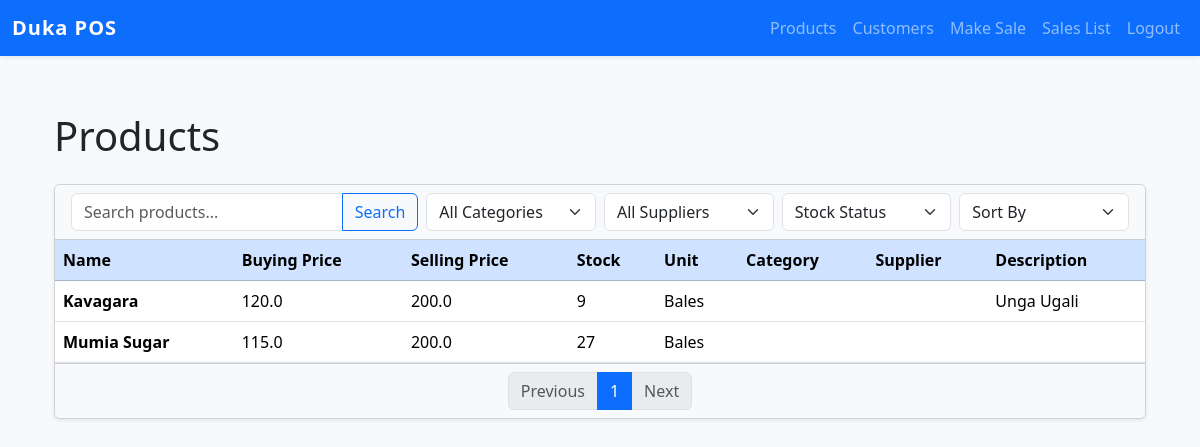
The page /products (signed in) on the database its author committed.
### models.py (models this page shows, shortened)
class Product(db.Model):
    id = db.Column(db.Integer, primary_key=True)
    name = db.Column(db.String(100), nullable=False)
    buying_price = db.Column(db.Float, nullable=False, default=0.0)
    selling_price = db.Column(db.Float, nullable=False, default=0.0)
    stock = db.Column(db.Integer, nullable=False)
    unit = db.Column(db.String(50))
    category_id = db.Column(db.Integer, db.ForeignKey('category.id'))
    supplier_id = db.Column(db.Integer, db.ForeignKey('supplier.id'))
    image = db.Column(db.String(200))
    barcode = db.Column(db.String(100))
    description = db.Column(db.Text)
    histories = db.relationship('ProductHistory', backref='product', lazy=True)

### app.py (the view)
@app.route('/products', methods=['GET', 'POST'])
@login_required()
def products_page():
    can_edit = session.get('role') == 'admin'
    search = request.args.get('search', '')
    category_id = request.args.get('category', type=int)
    supplier_id = request.args.get('supplier', type=int)
    stock_status = request.args.get('stock_status', '')
    sort = request.args.get('sort', '')
    page = request.args.get('page', 1, type=int)
    per_page = 10
    query = Product.query
    if search:
        query = query.filter(
            (Product.name.ilike(f'%{search}%')) |
            (Product.barcode.ilike(f'%{search}%')) |
            (Product.description.ilike(f'%{search}%'))
        )
    if category_id:
        query = query.filter(Product.category_id == category_id)
    if supplier_id:
        query = query.filter(Product.supplier_id == supplier_id)
    if stock_status == 'low':
        query = query.filter(Product.stock < 5)
    elif stock_status == 'out':
        query = query.filter(Product.stock == 0)
    if sort == 'name':
        query = query.order_by(Product.name)
    elif sort == 'price':
        query = query.order_by(Product.selling_price)
    elif sort == 'stock':
        query = query.order_by(Product.stock)
    products = query.paginate(page=page, per_page=per_page)
    categories = Category.query.all()
    suppliers = Supplier.query.all()
    units = ['KGs', 'Grams', 'Liters', 'Milliliters', 'Pieces', 'Bales', 'Packs', 'Boxes', 'Cartons', 'Dozens', 'Meters', 'Rolls', 'Bottles', 'Bags', 'Trays']
    return render_template('products.html',
        products=products,
        categories=categories,
        suppliers=suppliers,
        units=units,
        can_edit=can_edit,
        search=search,
        category_id=category_id,
        supplier_id=supplier_id,
        stock_status=stock_status,
        sort=sort,
        threshold=5  # For low stock badge
    )

### app.py (called while the page is built)
def login_required(role=None):
    def decorator(f):
        from functools import wraps
        @wraps(f)
        def decorated_function(*args, **kwargs):
            if 'user_id' not in session:
                return redirect(url_for('login'))
            if role and session.get('role') != role:
                flash('You do not have permission to access this page.', 'danger')
                return redirect(url_for('home'))
            return f(*args, **kwargs)
        return decorated_function
    return decorator

### templates/products.html (shortened to what this page needs)
{% extends "base.html" %}
{% block content %}
<div class="container-fluid">
    <div class="d-flex justify-content-between align-items-center mb-4 flex-wrap">
        <h1 class="mb-0">Products</h1>
    </div>
    <div class="card shadow-sm mb-4">
        <div class="card-header bg-light sticky-top">
            <form class="row g-2 align-items-center" method="get">
                <div class="col-md-4">
                    <div class="input-group">
                        <input type="text" class="form-control" name="search" placeholder="Search products..." value="{{ search }}">
                        <button type="submit" class="btn btn-outline-primary"> Search</button>
                    </div>
                </div>
                <div class="col-md-2">
                    <select class="form-select" name="category">
                        <option value="">All Categories</option>
                    </select>
                </div>
                <div class="col-md-2">
                    <select class="form-select" name="supplier">
                        <option value="">All Suppliers</option>
                    </select>
                </div>
                <div class="col-md-2">
                    <select class="form-select" name="stock_status">
                        <option value="">Stock Status</option>
                    </select>
                </div>
                <div class="col-md-2">
                    <select class="form-select" name="sort">
                        <option value="">Sort By</option>
                    </select>
                </div>
            </form>
        </div>
        <div class="card-body p-0">
            <div class="table-responsive">
                <table class="table table-hover align-middle mb-0">
                    <thead class="table-primary">
                        <tr>
                            <th>Name</th>
                            <th>Buying Price</th>
                            <th>Selling Price</th>
                            <th>Stock</th>
                            <th>Unit</th>
                            <th>Category</th>
                            <th>Supplier</th>
                            <th>Description</th>
                        </tr>
                    </thead>
                    <tbody>
                        {% for product in products.items %}
                        <tr>
                            <td class="fw-bold">{{ product.name }}</td>
                            <td>{{ product.buying_price }}</td>
                            <td>{{ product.selling_price }}</td>
                            <td>
                                {% if product.stock <= threshold %}
                                    <span class="badge bg-warning text-dark">{{ product.stock }}</span>
                                {% else %}
                                    {{ product.stock }}
                                {% endif %}
                            </td>
                            <td>{{ product.unit }}</td>
                            <td>{{ product.category.name if product.category else '' }}</td>
                            <td>{{ product.supplier.name if product.supplier else '' }}</td>
                            <td>{{ product.description }}</td>
                        </tr>
                        {% endfor %}
                    </tbody>
                </table>
            </div>
        </div>
        <div class="card-footer bg-light">
            <nav>
                <ul class="pagination justify-content-center mb-0">
                    {% if products.has_prev %}
                        <li class="page-item"><a class="page-link" href="{{ url_for('products_page', page=products.prev_num) }}">Previous</a></li>
                    {% else %}
                        <li class="page-item disabled"><span class="page-link">Previous</span></li>
                    {% endif %}
                    <li class="page-item active"><span class="page-link">{{ products.page }}</span></li>
                    {% if products.has_next %}
                        <li class="page-item"><a class="page-link" href="{{ url_for('products_page', page=products.next_num) }}">Next</a></li>
                    {% else %}
                        <li class="page-item disabled"><span class="page-link">Next</span></li>
                    {% endif %}
                </ul>
            </nav>
        </div>
    </div>
</div>
{% endblock %}

### templates/base.html (style rules this page uses)
body { background-color: #f8f9fa; }

### rows shown on the page
Product: name "Kavagara", buying_price "120.0", selling_price "200.0", stock "9", unit "Bales", description "Unga Ugali"
Product: name "Mumia Sugar", buying_price "115.0", selling_price "200.0", stock "27", unit "Bales"

### other values the page prints
{{ products.page }} "1"
